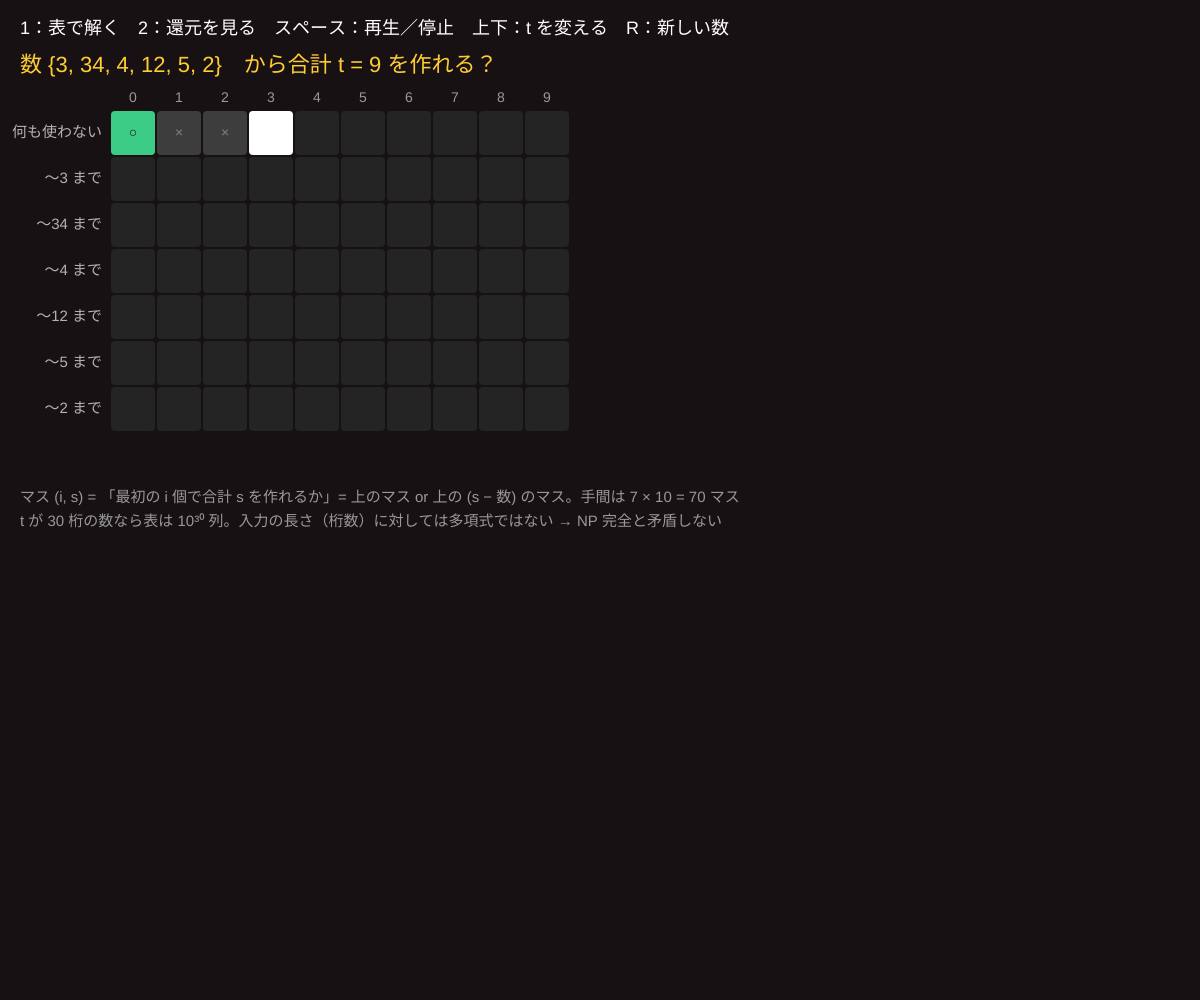
Frame 1 (no input)
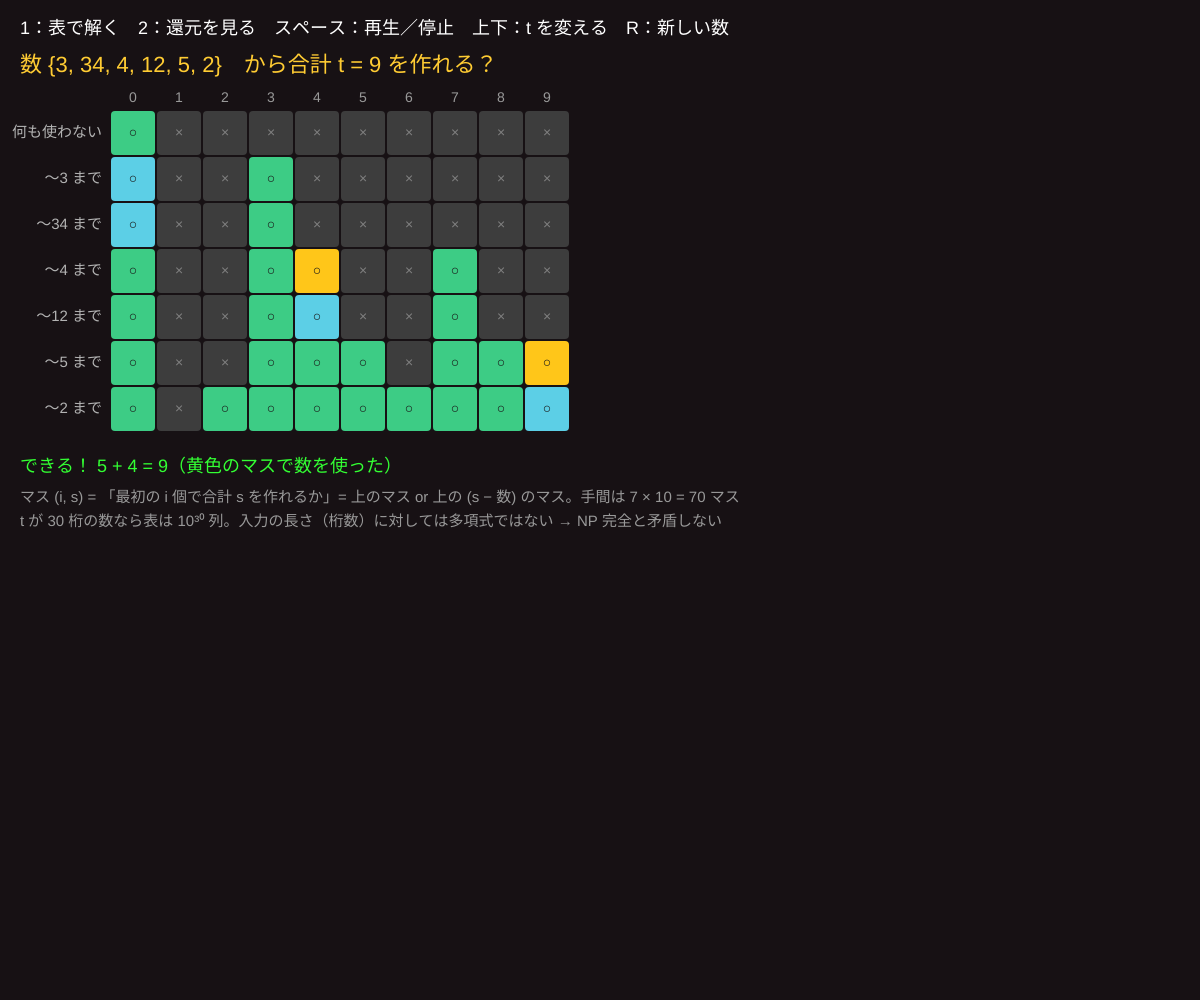
Frame 60 (no input)
Frame 120 (the mouse pressed at the canvas centre since frame 60): identical to frame 60, image omitted

The p5.js sketch that drew these frames (run headless with seeded random() and noise() and a simulated clock; from frame 60 on, the mouse is pressed at the canvas centre):

// p5.js sketch
// ── sketch.js
// ============================================
// 08 部分和問題（SUBSET-SUM）
// 数の集まりから何個か選んで、合計をちょうど t にできる？
// モード 1：表（動的計画法）で解く。手間は「個数 × t」。でも t は桁数に対して指数的に大きくなれる（擬多項式時間）
// モード 2：3-CNF-SAT → 部分和 の還元。式を「桁ごとの数」に変身させる。繰り上がりが起きないよう各桁は小さく保つ
// 1：表で解く  2：還元を見る / スペース：再生・停止 / モード 1：上下キーで t、R で新しい数  モード 2：変数をクリックで真偽
// ============================================

let mode = 1;
// ---- モード 1 ----
let nums = [3, 34, 4, 12, 5, 2];
let target = 9;
let cell = 0, playing = true, pathCells = [];
let tbl = [];
// ---- モード 2 ----
let nV = 3;
let cls = [[1, 2, -3], [-1, 2, 3], [-1, -2, -3], [1, -2, 3]]; // 例：x1, x2, x3 の 4 節
let asg = [true, false, true];
let bruteI = -1;

function setup() {
  createCanvas(windowWidth, windowHeight);
  colorMode(HSB, 360, 100, 100, 100);
  resetDP();
}

function resetDP() {
  tbl = []; cell = 0; pathCells = [];
  for (let i = 0; i <= nums.length; i++) tbl.push(new Array(target + 1).fill(null));
}
function fillOne() { // 1 マス埋める
  let W = target + 1, total = (nums.length + 1) * W;
  if (cell >= total) return false;
  let i = floor(cell / W), s = cell % W;
  if (i === 0) tbl[i][s] = s === 0;
  else tbl[i][s] = tbl[i - 1][s] || (s >= nums[i - 1] && tbl[i - 1][s - nums[i - 1]]);
  cell++;
  if (cell === total && tbl[nums.length][target]) { // 選んだ数をたどる
    let s2 = target;
    for (let r = nums.length; r > 0; r--) {
      if (!tbl[r - 1][s2]) { pathCells.push([r, s2, true]); s2 -= nums[r - 1]; }
      else pathCells.push([r, s2, false]);
    }
  }
  return true;
}

function draw() {
  background(330, 25, 9);
  noStroke(); textAlign(LEFT, BASELINE); fill(0, 0, 100); textSize(18);
  if (mode === 1) drawDP(); else drawReduction();
}

function drawDP() {
  if (playing) for (let k = 0; k < 3; k++) fillOne();
  text('1：表で解く　2：還元を見る　スペース：再生／停止　上下：t を変える　R：新しい数', 20, 34);
  textSize(22); fill(45, 80, 100);
  text('数 {' + nums.join(', ') + '}　から合計 t = ' + target + ' を作れる？', 20, 72);
  let W = target + 1, H = nums.length + 1;
  let x0 = 110, y0 = 110, cw = min(46, (width - x0 - 30) / W), ch = min(46, (height - y0 - 120) / H);
  textAlign(CENTER, CENTER); textSize(min(14, cw * 0.45));
  for (let s = 0; s < W; s++) { fill(0, 0, 60); text(s, x0 + s * cw + cw / 2, y0 - 12); }
  for (let i = 0; i < H; i++) {
    fill(0, 0, 70); textAlign(RIGHT, CENTER); textSize(15);
    text(i === 0 ? '何も使わない' : '〜' + nums[i - 1] + ' まで', x0 - 8, y0 + i * ch + ch / 2);
    textAlign(CENTER, CENTER); textSize(min(14, cw * 0.45));
    for (let s = 0; s < W; s++) {
      let v = tbl[i][s];
      let onPath = pathCells.find((p) => p[0] === i && p[1] === s);
      fill(v === null ? color(0, 0, 14) : v ? color(150, 70, 80) : color(0, 0, 24));
      if (onPath) fill(onPath[2] ? color(45, 90, 100) : color(190, 60, 90));
      if (i * W + s === cell) fill(0, 0, 100);
      rect(x0 + s * cw + 1, y0 + i * ch + 1, cw - 2, ch - 2, 4);
      if (v !== null && cw > 22) { fill(0, 0, v ? 10 : 50); text(v ? '○' : '×', x0 + s * cw + cw / 2, y0 + i * ch + ch / 2); }
    }
  }
  textAlign(LEFT, BASELINE); textSize(18);
  let y = y0 + H * ch + 40;
  if (cell >= W * H) {
    let ok = tbl[nums.length][target];
    fill(ok ? color(120, 80, 100) : color(0, 80, 100));
    let used = pathCells.filter((p) => p[2]).map((p) => nums[p[0] - 1]);
    text(ok ? 'できる！ ' + used.join(' + ') + ' = ' + target + '（黄色のマスで数を使った）' : 'できない（右下が ×）', 20, y);
  }
  fill(0, 0, 60); textSize(15);
  text('マス (i, s) = 「最初の i 個で合計 s を作れるか」= 上のマス or 上の (s − 数) のマス。手間は ' + H + ' × ' + W + ' = ' + H * W + ' マス', 20, y + 30);
  text('t が 30 桁の数なら表は 10³⁰ 列。入力の長さ（桁数）に対しては多項式ではない → NP 完全と矛盾しない', 20, y + 54);
}

// ---------- モード 2：3-CNF → 部分和 ----------
function rowsOf() {
  let k = cls.length, rows = [];
  for (let i = 1; i <= nV; i++) for (let neg of [false, true]) {
    let d = new Array(nV + k).fill(0);
    d[i - 1] = 1;
    cls.forEach((c, j) => { if (c.includes(neg ? -i : i)) d[nV + j] = 1; });
    rows.push({ name: 'v' + i + (neg ? "'" : ''), d, kind: 'v', i, neg });
  }
  for (let j = 0; j < k; j++) for (let two of [false, true]) {
    let d = new Array(nV + k).fill(0); d[nV + j] = two ? 2 : 1;
    rows.push({ name: 's' + (j + 1) + (two ? "'" : ''), d, kind: 's', j, two });
  }
  return rows;
}
function chooseRows(rows) {
  let pick = rows.map((r) => r.kind === 'v' && asg[r.i - 1] !== r.neg);
  let k = cls.length;
  for (let j = 0; j < k; j++) { // 節の桁を 4 にするよう、おまけの数 s, s' を足す
    let sum = 0; rows.forEach((r, ri) => { if (pick[ri]) sum += r.d[nV + j]; });
    let need = 4 - sum;
    rows.forEach((r, ri) => {
      if (r.kind === 's' && r.j === j) {
        if (need === 3) pick[ri] = true;
        if (need === 2 && r.two) pick[ri] = true;
        if (need === 1 && !r.two) pick[ri] = true;
      }
    });
  }
  return pick;
}
function drawReduction() {
  if (bruteI >= 0 && frameCount % 40 === 0) {
    if (bruteI < (1 << nV)) { for (let i = 0; i < nV; i++) asg[i] = ((bruteI >> (nV - 1 - i)) & 1) === 0; bruteI++; }
    else bruteI = -1;
  }
  text('1：表で解く　2：還元を見る　変数（上の x）をクリックで真偽を切り替え　スペース：全部の割り当てを順に試す', 20, 34);
  let k = cls.length, rows = rowsOf(), pick = chooseRows(rows);
  let x0 = 140, y0 = 150, cw = min(70, (width * 0.6 - x0) / (nV + k)), ch = min(34, (height - 260) / (rows.length + 3));
  // 式
  textSize(20); textFont('monospace');
  let fx = 20;
  cls.forEach((c, j) => {
    let s = 'C' + (j + 1) + '=(' + c.map((l) => (l > 0 ? 'x' : '¬x') + abs(l)).join('∨') + ')  ';
    let sat = c.some((l) => asg[abs(l) - 1] === l > 0);
    fill(sat ? color(130, 60, 95) : color(0, 70, 100)); text(s, fx, 72); fx += textWidth(s);
  });
  textFont('sans-serif');
  // 変数ボタン
  for (let i = 0; i < nV; i++) {
    let bx = 20 + i * 120;
    fill(asg[i] ? color(50, 80, 100) : color(220, 30, 40)); rect(bx, 90, 108, 34, 8);
    fill(asg[i] ? 0 : 100); textAlign(CENTER, CENTER); textSize(17); text('x' + (i + 1) + ' = ' + (asg[i] ? '真' : '偽'), bx + 54, 107);
  }
  // 見出し
  textAlign(CENTER, CENTER); textSize(16);
  let heads = [];
  for (let i = 1; i <= nV; i++) heads.push('x' + i);
  for (let j = 1; j <= k; j++) heads.push('C' + j);
  heads.forEach((h, c) => { fill(c < nV ? color(50, 70, 100) : color(190, 60, 100)); text(h, x0 + c * cw + cw / 2, y0); });
  rows.forEach((r, ri) => {
    let y = y0 + (ri + 1) * ch;
    fill(pick[ri] ? color(45, 70, 40) : color(0, 0, 13)); rect(20, y - ch / 2 + 2, x0 - 30 + (nV + k) * cw + 120, ch - 4, 4);
    fill(pick[ri] ? color(45, 80, 100) : color(0, 0, 70)); textAlign(LEFT, CENTER); textSize(16);
    text(r.name, 30, y);
    textAlign(CENTER, CENTER); textFont('monospace');
    r.d.forEach((v, c) => { fill(v ? color(0, 0, pick[ri] ? 100 : 85) : color(0, 0, 35)); text(v, x0 + c * cw + cw / 2, y); });
    fill(0, 0, 55); textAlign(LEFT, CENTER); text('= ' + r.d.join(''), x0 + (nV + k) * cw + 10, y);
    textFont('sans-serif');
  });
  // 合計と目標
  let sumD = new Array(nV + k).fill(0);
  rows.forEach((r, ri) => { if (pick[ri]) r.d.forEach((v, c) => (sumD[c] += v)); });
  let tD = [...new Array(nV).fill(1), ...new Array(k).fill(4)];
  let yS = y0 + (rows.length + 1.5) * ch, yT = yS + ch;
  textFont('monospace'); textSize(18);
  fill(0, 0, 100); textAlign(LEFT, CENTER); text('選んだ合計', 20, yS); text('目標 t', 20, yT);
  textAlign(CENTER, CENTER);
  sumD.forEach((v, c) => { fill(v === tD[c] ? color(120, 70, 100) : color(0, 80, 100)); text(v, x0 + c * cw + cw / 2, yS); });
  tD.forEach((v, c) => { fill(45, 80, 100); text(v, x0 + c * cw + cw / 2, yT); });
  textFont('sans-serif');
  let ok = sumD.every((v, c) => v === tD[c]);
  // 説明
  let ex = width * 0.66;
  textAlign(LEFT, TOP); textSize(16); fill(0, 0, 85);
  text("・v_i（x_i が真）か v_i'（偽）の\n  どちらか 1 つを選ぶ → x の桁が 1\n・C_j の桁 = その節で真になる文字の数（1〜3）\n・おまけ s=1, s'=2 で 4 にそろえる\n  → 真の文字が 0 個の節は 4 に届かない\n・各桁は最大 6 なので繰り上がりなし\n\n数の個数も桁数も式の大きさに比例\n→ 多項式時間の還元", ex, y0, width - ex - 20);
  textSize(22); fill(ok ? color(120, 80, 100) : color(0, 80, 100));
  text(ok ? '合計 = t ✓  式も真！' : '合計 ≠ t ✗  偽の節がある', ex, y0 + 280);
}

function mousePressed() {
  if (mode === 2) for (let i = 0; i < nV; i++) if (mouseX > 20 + i * 120 && mouseX < 128 + i * 120 && mouseY > 90 && mouseY < 124) { asg[i] = !asg[i]; bruteI = -1; }
}
function keyPressed() {
  if (key === '1') { mode = 1; resetDP(); }
  if (key === '2') mode = 2;
  if (key === ' ') { if (mode === 1) { if (cell >= tbl.length * (target + 1)) resetDP(); playing = !playing; } else bruteI = bruteI >= 0 ? -1 : 0; }
  if (mode === 1 && key === UP_ARROW) { target = min(40, target + 1); resetDP(); }
  if (mode === 1 && key === DOWN_ARROW) { target = max(1, target - 1); resetDP(); }
  if (mode === 1 && (key === 'r' || key === 'R')) { nums = []; for (let i = 0; i < 6; i++) nums.push(floor(random(1, 16))); resetDP(); }
}
function windowResized() { resizeCanvas(windowWidth, windowHeight); }

// ---------- やってみよう ----------
// 1. モード 1 で t を 1 ずつ変え、作れない t を探そう
// 2. モード 2 で全部の節が真になる割り当てを探し、合計が t と一致するのを確かめよう
// 3. cls に節を 1 つ足すと、表の行と桁はいくつ増える？
